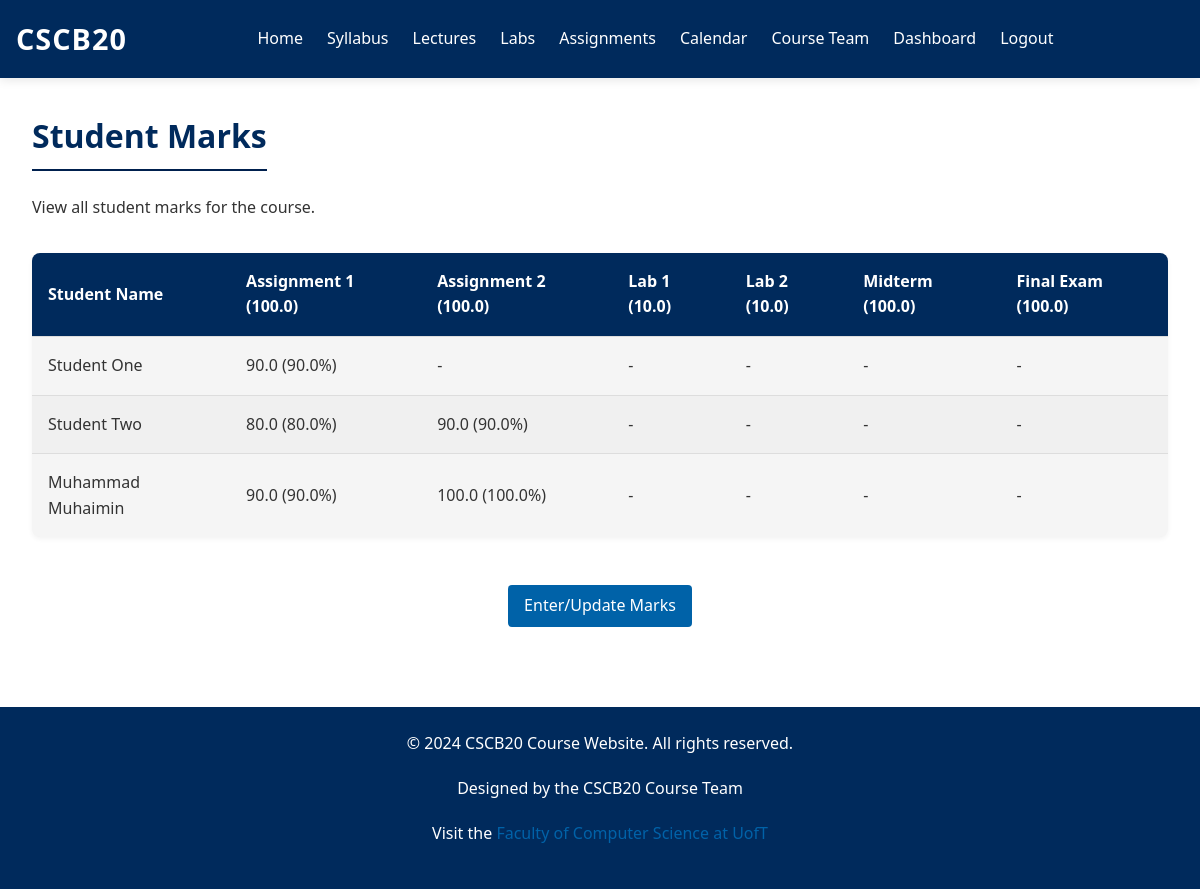
The page /instructor/marks (signed in) on the database its author committed.
### app.py (models this page shows, shortened)
class Assignment(db.Model):
    id = db.Column(db.Integer, primary_key=True)
    name = db.Column(db.String(100), nullable=False)
    type = db.Column(db.String(20), nullable=False)
    max_mark = db.Column(db.Float, nullable=False)
    marks = db.relationship('Mark', backref='assignment', lazy=True)
    remark_requests = db.relationship('RemarkRequest', backref='assignment', lazy=True)

class User(db.Model):
    id = db.Column(db.Integer, primary_key=True)
    username = db.Column(db.String(80), unique=True, nullable=False)
    password = db.Column(db.String(200), nullable=False)
    name = db.Column(db.String(100), nullable=False)
    role = db.Column(db.String(20), nullable=False)
    marks = db.relationship('Mark', backref='student', lazy=True)
    remark_requests = db.relationship('RemarkRequest', backref='student', lazy=True)

class Mark(db.Model):
    id = db.Column(db.Integer, primary_key=True)
    student_id = db.Column(db.Integer, db.ForeignKey('user.id'), nullable=False)
    assignment_id = db.Column(db.Integer, db.ForeignKey('assignment.id'), nullable=False)
    mark = db.Column(db.Float, nullable=False)

### app.py (the view)
    def wrapper(*args, **kwargs):
        if 'user_id' not in session:
            flash('Please log in to access this page', 'info')
            return redirect(url_for('login'))
        return route_function(*args, **kwargs)

### app.py (called while the page is built)
def login_required(route_function):
    def wrapper(*args, **kwargs):
        if 'user_id' not in session:
            flash('Please log in to access this page', 'info')
            return redirect(url_for('login'))
        return route_function(*args, **kwargs)
    wrapper.__name__ = route_function.__name__
    return wrapper

### templates/instructor/marks.html (shortened to what this page needs)
{% extends 'base.html' %}
{% block content %}
<section class="marks-header">
    <h2>Student Marks</h2>
    <p>View all student marks for the course.</p>
</section>
<section class="marks-overview">
    <div class="marks-table-container">
        <table class="marks-table">
            <thead>
                <tr>
                    <th>Student Name</th>
                    {% for assignment in assignments %}
                    <th>{{ assignment.name }} ({{ assignment.max_mark }})</th>
                    {% endfor %}
                </tr>
            </thead>
            <tbody>
                {% for student_mark in student_marks %}
                <tr>
                    <td>{{ student_mark.student.name }}</td>
                    {% for assignment in assignments %}
                    <td>
                        {% if assignment.id in student_mark.marks %}
                        {{ student_mark.marks[assignment.id].mark }} ({{ "%.1f"|format(student_mark.marks[assignment.id].percentage) }}%)
                        {% else %}
                        -
                        {% endif %}
                    </td>
                    {% endfor %}
                </tr>
                {% endfor %}
            </tbody>
        </table>
    </div>
</section>
<section class="marks-actions">
    <a href="{{ url_for('enter_marks') }}" class="button">Enter/Update Marks</a>
</section>
{% endblock %}

### static/index.css (style rules this page uses)
:root { --primary-color: #002A5C; --secondary-color: #0062A8; --accent-color: #00204E; --text-color: #333333; --background-color: #ffffff; --card-bg-color: #f5f5f5; --border-color: #dddddd; --header-bg: #002A5C; --header-text: #ffffff; --success-color: #28a745; --warning-color: #ffc107; --danger-color: #dc3545; --info-color: #17a2b8; }
body.light-mode { --primary-color: #002A5C; --secondary-color: #0062A8; --accent-color: #00204E; --text-color: #333333; --background-color: #ffffff; --card-bg-color: #f5f5f5; --border-color: #dddddd; --header-bg: #002A5C; --header-text: #ffffff; --success-color: #28a745; --warning-color: #ffc107; --danger-color: #dc3545; --info-color: #17a2b8; }
* { margin: 0; padding: 0; box-sizing: border-box; }
body { font-family: 'Segoe UI', Tahoma, Geneva, Verdana, sans-serif; line-height: 1.6; color: var(--text-color); background-color: var(--background-color); display: flex; flex-direction: column; min-height: 100vh; transition: background-color 0.3s ease, color 0.3s ease; }
a { color: var(--secondary-color); text-decoration: none; transition: color 0.3s ease; }
html { scroll-behavior: smooth; scroll-padding-top: 80px; }
section { margin-bottom: 3rem; }
h2 { color: var(--primary-color); margin-bottom: 1.5rem; font-size: 2rem; border-bottom: 2px solid var(--accent-color); padding-bottom: 0.5rem; display: inline-block; }
p { margin-bottom: 1.2rem; }
.button { display: inline-block; padding: 0.5rem 1.5rem; background-color: var(--accent-color); color: white; border-radius: 4px; transition: background-color 0.3s ease; border: none; cursor: pointer; font-family: inherit; font-size: 1rem; text-align: center; }
.marks-header { margin-bottom: 2rem; }
.marks-table-container { overflow-x: auto; background-color: var(--card-bg-color); border-radius: 8px; box-shadow: 0 2px 5px rgba(0, 0, 0, 0.05); }
.marks-table { width: 100%; border-collapse: collapse; }
.marks-table th, .marks-table td { padding: 1rem; text-align: left; border-bottom: 1px solid var(--border-color); }
.marks-table th { background-color: var(--primary-color); color: white; font-weight: 600; }
.marks-table tr:last-child td { border-bottom: none; }
.marks-table tbody tr:nth-child(even) { background-color: rgba(0, 0, 0, 0.02); }
.marks-actions { margin-top: 1.5rem; text-align: center; }
.button { display: inline-block; padding: 0.5rem 1rem; background-color: var(--secondary-color); color: white; border-radius: 4px; text-decoration: none; font-weight: 500; transition: background-color 0.3s ease; }
.marks-table-container { overflow-x: auto; background-color: var(--card-bg-color); border-radius: 8px; box-shadow: 0 2px 5px rgba(0, 0, 0, 0.05); margin-bottom: 1rem; }
.marks-table th { background-color: var(--primary-color); color: white; font-weight: 600; position: sticky; top: 0; }

### rows shown on the page
Assignment: name "Assignment 1", max_mark "100.0", marks "90.0", marks "80.0"
Assignment: name "Assignment 2", max_mark "100.0", marks "90.0"
Assignment: name "Lab 1", max_mark "10.0"
Assignment: name "Lab 2", max_mark "10.0"
Assignment: name "Midterm", max_mark "100.0"
Assignment: name "Final Exam", max_mark "100.0"
User: student.name "Student One"
Mark: mark "90.0"
User: student.name "Student Two"
Mark: mark "80.0"
Mark: mark "90.0"
User: student.name "Muhammad Muhaimin"
Mark: mark "90.0"
Mark: mark "100.0"
